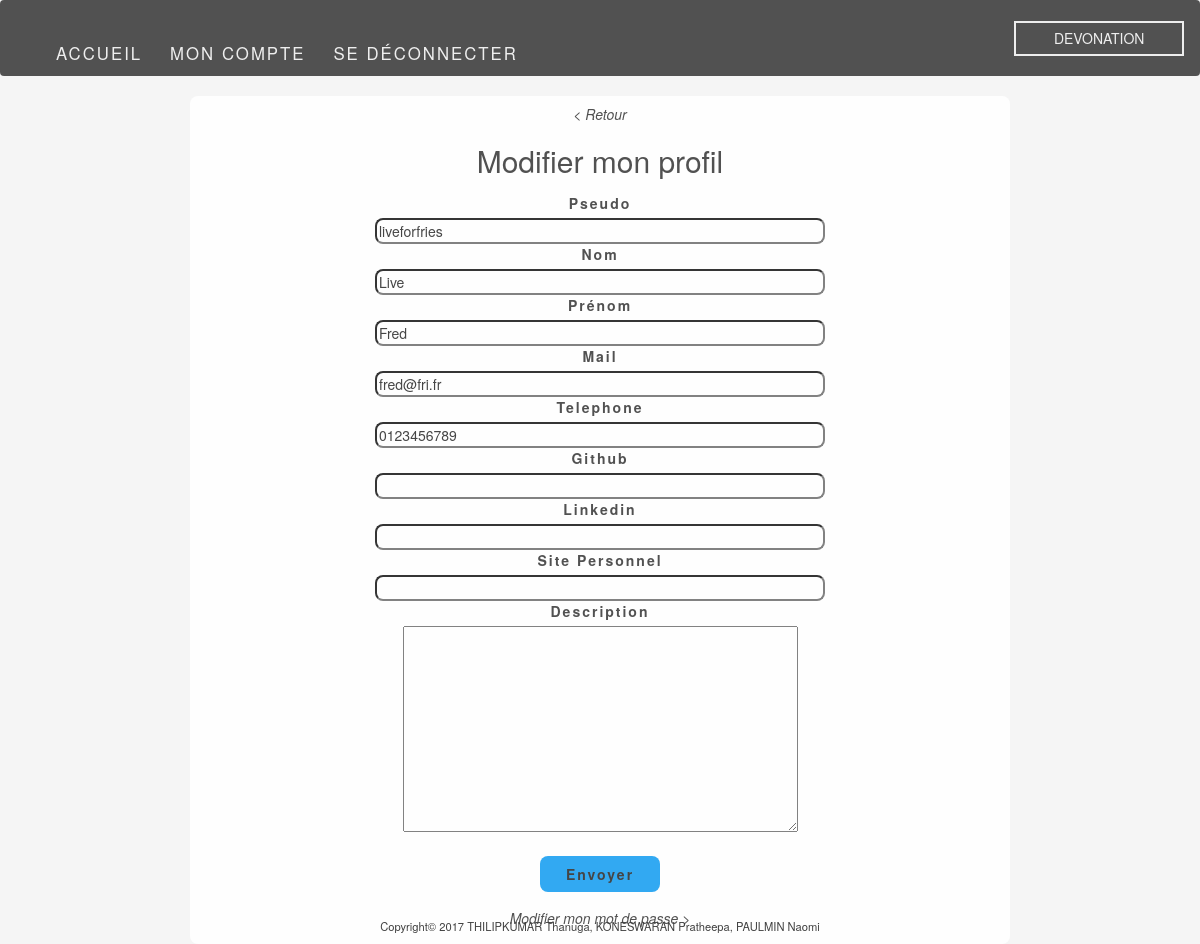
The page /modification.php (signed in) on the database its author committed.
### tables this page shows
CREATE TABLE IF NOT EXISTS `user` (
  `id_user` int(11) NOT NULL AUTO_INCREMENT,
  `username` varchar(25) NOT NULL,
  `last_name` varchar(30) NOT NULL,
  `first_name` varchar(30) NOT NULL,
  `mail` varchar(50) NOT NULL,
  `password` varchar(255) NOT NULL,
  `phone` varchar(15) DEFAULT NULL,
  `profile_photo` varchar(255) DEFAULT NULL,
  `description` varchar(500) DEFAULT NULL,
  `github` varchar(255) DEFAULT NULL,
  `linkedin` varchar(255) DEFAULT NULL,
  `perso` varchar(255) DEFAULT NULL,
  PRIMARY KEY (`id_user`),
  UNIQUE KEY `username` (`username`,`mail`)
);

### modification.php (the view, shortened to what this page needs)
<!doctype html>
<html lang="fr">
<head>
    <link rel="stylesheet" href="https://maxcdn.bootstrapcdn.com/bootstrap/3.3.7/css/bootstrap.min.css">
    <link rel="stylesheet" href="./CSS/header.css">
</head>
<body>
    <?php require('includes/header.php');
$id = $_SESSION['id'];
$req = $db->query("SELECT * FROM user WHERE id_user = $id");
$user = $req->fetch();
?>
    <div class="row">
        <div class="form col-xs-10 col-xs-offset-1 col-sm-10 col-sm-offset-1 col-md-8 col-md-offset-2 col-lg-8 col-lg-offset-2">
            <p>
                <a href="page_membre.php">
                    < Retour </a>
            </p>
            <h2>Modifier mon profil</h2>
            <form enctype="multipart/form-data" action="" method="post" name="modif">
                <label for="username">Pseudo</label><br>
                <input type="text" name="username" id="username" value="<?php echo $user['username'] ?>" /><br>
                <label for="last_name">Nom</label><br>
                <input type="text" name="last_name" id="last_name" value="<?php echo $user['last_name'] ?>" /><br>
                <label for="first_name">Prénom</label><br>
                <input type="text" name="first_name" id="first_name" value="<?php echo $user['first_name'] ?>" /><br>
                <label for="mail">Mail</label><br>
                <input type="email" name="mail" id="mail" value="<?php echo $user['mail'] ?>" /><br>
                <label for="phone">Telephone</label><br>
                <input type="text" name="phone" id="phone" value="<?php echo $user['phone'] ?>" /><br>
                <label for="github">Github</label><br>
                <input type="text" name="github" id="github" value="<?php echo $user['github'] ?>" /><br>
                <label for="linkedin">Linkedin</label><br>
                <input type="text" name="linkedin" id="linkedin" value="<?php echo $user['linkedin'] ?>" /><br>
                <label for="perso">Site Personnel</label><br>
                <input type="text" name="perso" id="perso" value="<?php echo $user['perso'] ?>" /><br>
                <label for="description">Description</label><br>
                <textarea name="description" id="description" rows="10" cols="50"><?php echo $user['description'] ?></textarea>
                <br>
                <br>
                <input type="submit" value="Envoyer" class="btn">
            </form>
                <a href="modification_mdp.php">Modifier mon mot de passe ></a>
        </div>
    </div>

### CSS/header.css (style rules this page uses)
html { min-height: 100%; }
body { position: relative; background-color: #f5f5f5; }
h1, h2, h3, h4, h5, h6, p, a, label { color: #404040; }
form { margin: 2vh 2vw; }
form input { margin: 1vh 1vw; width: 450px; }
.btn { width: 120px; background: #1da1f2; border: none; border-radius: 8px; padding: 1vh 1.5vw; font-weight: bold; }
.form { margin-top: 12vh; background: #ffffff; border-radius: 8px; padding: 1vh 2vw 2vh; text-align: center; opacity: 0.9; }
.form label,.form h3, .btn, li { letter-spacing: 2px; }
.form a { font-style: italic; color: #404040; }
.form input { border-radius: 8px; margin: auto; }
.footer { position: absolute; font-size: 0.8em; color: #eeeeee; bottom: 0; text-align: center; width:100%; }

### rows shown on the page
user: username "liveforfries", last_name "Live", first_name "Fred", mail "fred@fri.fr", phone "0123456789"
